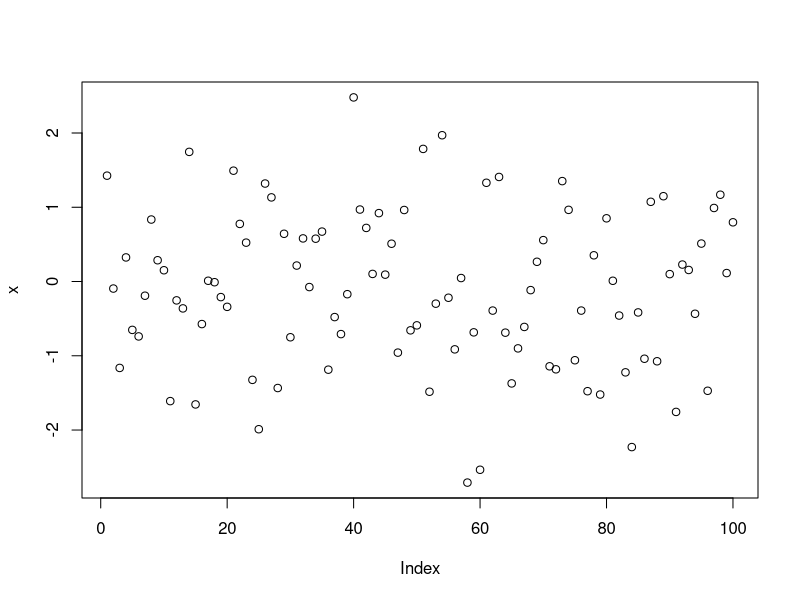

The R script that drew this image: (Note: this script raises an error after producing the figure.)
## ---- chunk 1
10^2 + 26
## ---- chunk 2
a <- 4
a
## ---- chunk 3
a*5
## ---- chunk 4
a
## ---- chunk 5
a <- a + 10
a
## ---- chunk 6
rm(list=ls())
## ---- chunk 7
b=c(3,4,5)
b
## ---- chunk 8
(3+4+5)/3
## ---- chunk 9
mean(x=b)
## ---- chunk 10
mean(b)
## ---- chunk 11
# rnorm() は、ランダム分布からランダムサンプルを生成する関数です。

x <- rnorm(100)

# plot() をチャート化する基本的な関数です。

plot(x)
## ---- chunk 12
j <- c(1,2,NA)
## ---- chunk 13
max(j)

## ---- chunk 14
max(j, na.rm=T)
## ---- chunk 15
sum(j)
# compared to
sum(j, na.rm=T)
## ---- chunk 16
m <- "apples"
m
## ---- chunk 17
n <- pears
## ---- chunk 18
m + 2
## ---- chunk 19
date1 <- strptime(c("20100225230000", "20100226000000", "20100226010000"), format="%Y%m%d%H%M%S")
date1
## ---- chunk 20
# lubridateパッケージをインストールしていない場合は、以下の行のコメントを外して実行してください。

# install.packages("lubridate")

library(lubridate)

date1 <- ymd_hms(c("20100225230000", "20100226000000", "20100226010000"))
## ---- chunk 21
sample_df <- data.frame(id=c(1001,1002,1003,1004), name=c("Steve", "Pam", "Jim", "Dwight"), age=c(26, 65, 15, 7), race=c("White", "Black", "White", "Hispanic"))
sample_df$race <- factor(sample_df$race)
sample_df$id <- factor(sample_df$id)
sample_df$name <- as.character(sample_df$name)
## ---- chunk 22
str(sample_df)
## ---- chunk 23
levels(sample_df$race)
## ---- chunk 24
summary(sample_df$race)
## ---- chunk 25
sample_df$race
as.character(sample_df$race)
## ---- chunk 26
sample_df$name
factor(sample_df$name)
## ---- chunk 27
sample_df$id
as.numeric(sample_df$id)
## ---- chunk 28
sample_df$id
as.numeric(as.character(sample_df$id))
## ---- chunk 29
percent_change <- function(first_number, second_number) {
  pc <- (second_number-first_number)/first_number*100
  return(pc)
}

percent_change(100,150)
## ---- chunk 30
percent_change("what", "happens")
